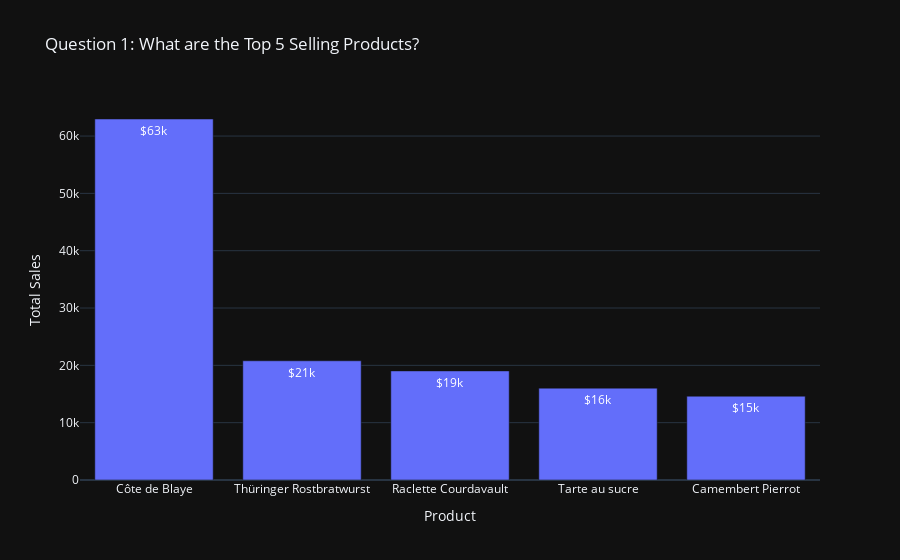

The notebook cell saved with this chart:
### Markdown cell above
<h3>Part 3 - Top 5</h3>

### Code cell
# Plot

fig = px.bar(df_fig,
            x='ProductName',
            y='Total Sales',
            text='Total Sales',
            template='plotly_dark',
            labels={'ProductName':'Product'},
            title='Question 1: What are the Top 5 Selling Products?')

fig.update_yaxes(tick0=0,
                 dtick=10000,
                tickformat='.1s',
                hoverformat='.2f')


fig.update_traces(textposition='auto',
                 texttemplate='%{text:$,.2s}')

fig.show()

### Figure 1 — Plotly figure (JSON) as saved in the notebook; plotly's stock layout.template omitted (floating-point values rounded to 4 significant figures)
{"data": [{"alignmentgroup": "True", "hoverlabel": {"namelength": 0}, "hovertemplate": "Product=%{x}<br>Total Sales=%{text}", "legendgroup": "", "marker": {"color": "#636efa"}, "name": "", "offsetgroup": "", "orientation": "v", "showlegend": false, "text": [62980.0, 20800.0, 19030, 16020.0, 14620], "textposition": "auto", "texttemplate": "%{text:$,.2s}", "type": "bar", "x": ["Côte de Blaye", "Thüringer Rostbratwurst", "Raclette Courdavault", "Tarte au sucre", "Camembert Pierrot"], "xaxis": "x", "y": [62980.0, 20800.0, 19030, 16020.0, 14620], "yaxis": "y"}], "layout": {"barmode": "relative", "legend": {"tracegroupgap": 0}, "title": {"text": "Question 1: What are the Top 5 Selling Products?"}, "xaxis": {"anchor": "y", "domain": [0, 1], "title": {"text": "Product"}}, "yaxis": {"anchor": "x", "domain": [0, 1], "dtick": 10000, "hoverformat": ".2f", "tick0": 0, "tickformat": ".1s", "title": {"text": "Total Sales"}}}}
